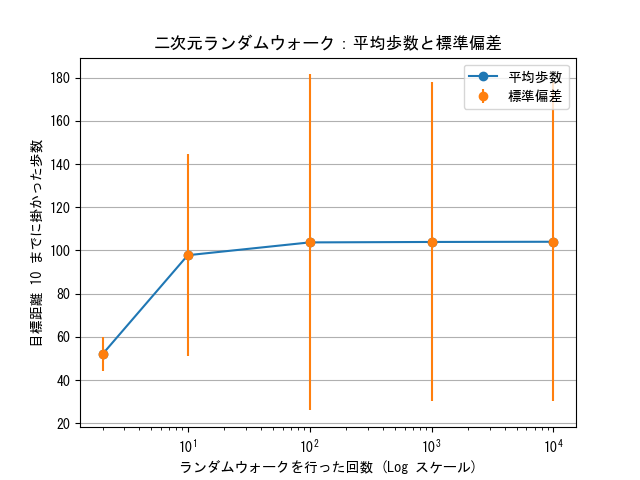

Python code for this plot:
import numpy as np
import matplotlib.pyplot as plt


def random_walk_2d(distance, nwalk):
    nsteps = []

    for _ in range(nwalk):
        x, y = 0, 0
        steps = 0

        while np.sqrt(x**2 + y**2) < distance:
            direction = np.random.choice(["x", "y"])
            step = np.random.choice([-1, 1])
            x += step if direction == "x" else 0
            y += step if direction == "y" else 0
            steps += 1
        nsteps.append(steps)
    mean = np.mean(nsteps)
    std = np.std(nsteps)
    print(f"実行回数: {nwalk:>5}, 平均歩数: {mean:>7.2f}, 標準偏差: {std:>7.2f}")
    return mean, std
# end random_walk_2d

# 実行回数と目標距離
nwalks = [2, 10, 100, 1000, 10000]
distance = 10

# 各実行回数での平均歩数と標準偏差を計算
results = [random_walk_2d(distance, nwalk) for nwalk in nwalks]
means, stds = zip(*results)

# 日本語フォントの設定
plt.rcParams["font.family"] = "MS Gothic"

# 平均/標準偏差プロットの作成
fig, ax = plt.subplots()
ax.plot(nwalks, means, "o-", label="平均歩数")
ax.errorbar(nwalks, means, yerr=stds, fmt="o", label="標準偏差")

# ログスケール/軸ラベル/タイトルの設定
ax.set_xscale("log")
ax.set_xlabel("ランダムウォークを行った回数 (Log スケール)")
ax.set_ylabel(f"目標距離 {distance} までに掛かった歩数")
ax.set_title("二次元ランダムウォーク：平均歩数と標準偏差")

# 凡例/グリッド/プロットの表示
ax.legend()
ax.grid(axis="y", which="both")
# fig.savefig("random_walk_2d_2.png")
plt.show()